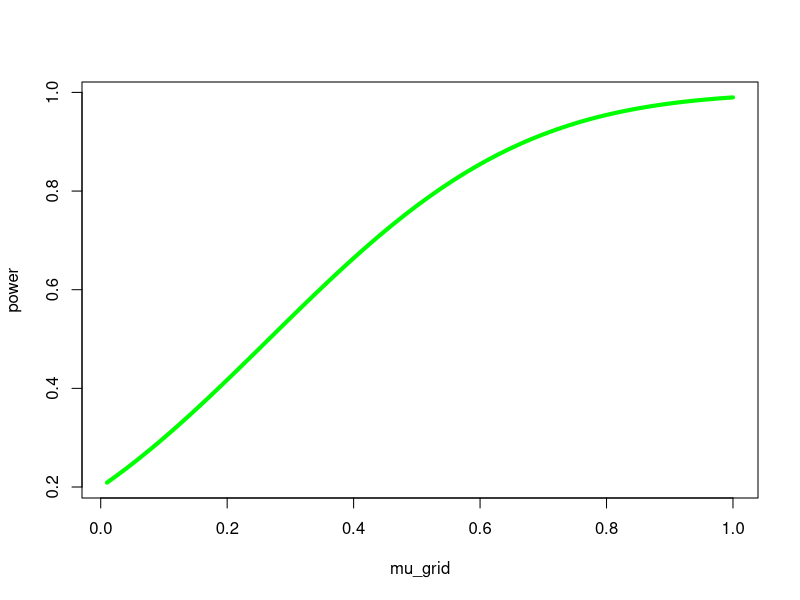
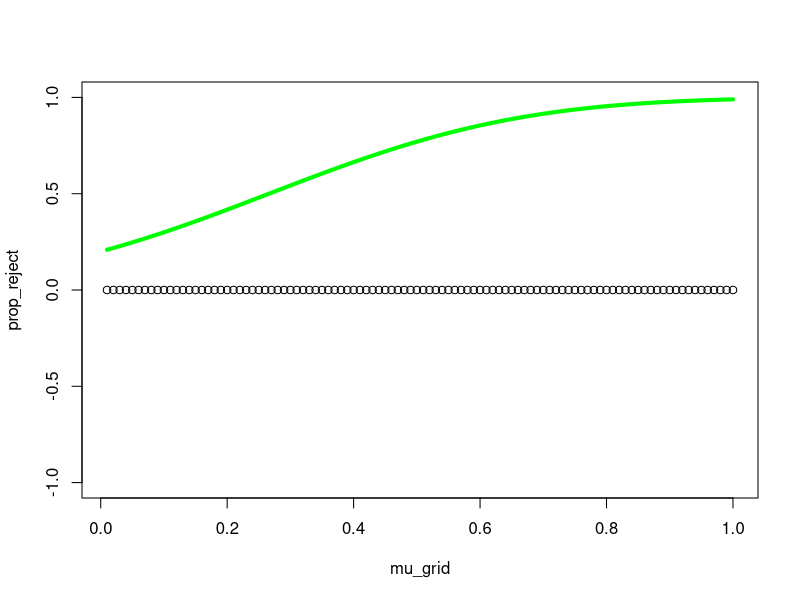

Reproduce these figures in R, in order.
# Simple power analysis

n = 10
alpha = .2
critical_z = qnorm(1-alpha)

num_sims = 300
mu_grid = seq( .01, 1, by=.01)
prop_reject = rep( 0, length(mu_grid))
power = rep( NA, length(mu_grid))
for(i in 1:length(mu_grid)){
	#for(k in 1:num_sims){
	
		#x = rnorm( n=n, mean=mu_grid[i], sd=1)
		#z_n = mean(x)*sqrt(n)

		#prop_reject[i] = prop_reject[i] + (z_n > critical_z)
		#}
	
	power[i] = pnorm( critical_z, mean=mu_grid[i]*sqrt(n), sd=1, lower.tail=F)
}
#prop_reject = prop_reject / num_sims


plot( mu_grid, power, type="l", col="green", lwd=4)

plot( mu_grid, prop_reject)
lines( mu_grid, power, col="green", lwd=4)
